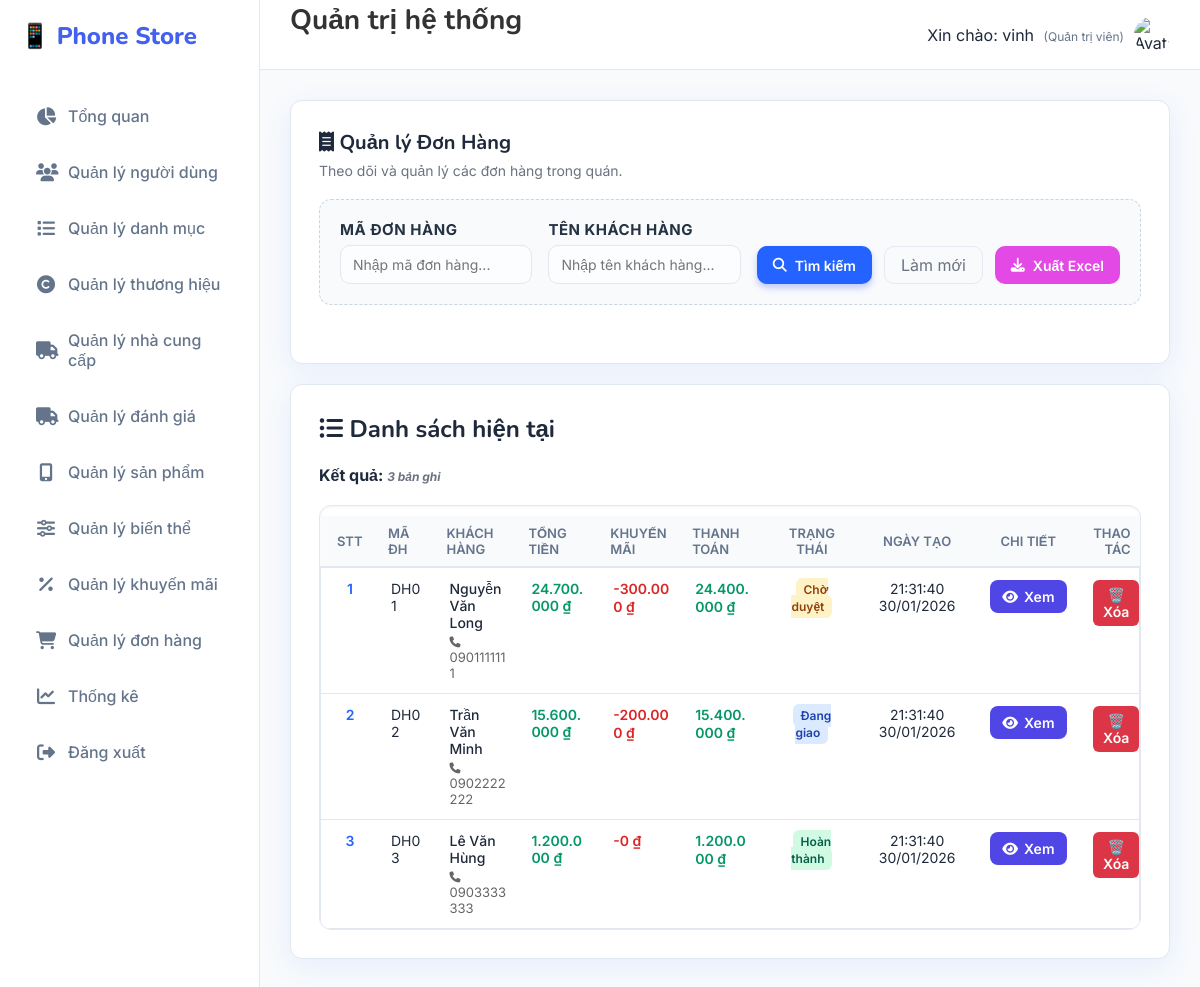
Page /Donhang/danhsach (signed in) on the committed database.
### tables this page shows
CREATE TABLE `don_hang` (
  `ma_don_hang` varchar(20) NOT NULL,
  `ma_user` varchar(20) NOT NULL,
  `ma_dia_chi` varchar(20) DEFAULT NULL,
  `ma_khuyen_mai` varchar(20) DEFAULT NULL,
  `tong_tien_hang` decimal(15,2) DEFAULT NULL,
  `thanh_toan` decimal(15,2) NOT NULL,
  `trang_thai_don_hang` enum('cho_duyet','dang_giao','hoan_thanh','da_huy') DEFAULT NULL,
  `ngay_tao` datetime DEFAULT current_timestamp()
);

CREATE TABLE `users` (
  `ma_user` varchar(20) NOT NULL,
  `ten_user` varchar(55) NOT NULL,
  `password` varchar(255) NOT NULL,
  `full_name` varchar(255) DEFAULT NULL,
  `email` varchar(55) DEFAULT NULL,
  `phan_quyen` enum('admin','khach_hang') NOT NULL DEFAULT 'khach_hang',
  `so_dien_thoai` varchar(20) DEFAULT NULL,
  `ngay_tao` datetime DEFAULT current_timestamp()
);

CREATE TABLE `dia_chi_giao_hang` (
  `ma_dia_chi` varchar(20) NOT NULL,
  `ma_user` varchar(20) NOT NULL,
  `ho_ten` varchar(255) DEFAULT NULL,
  `so_dien_thoai` varchar(20) DEFAULT NULL,
  `dia_chi` varchar(255) DEFAULT NULL,
  `mac_dinh` tinyint(1) DEFAULT 0
);

CREATE TABLE `khuyen_mai` (
  `ma_khuyen_mai` varchar(20) NOT NULL,
  `ten_khuyen_mai` varchar(255) DEFAULT NULL,
  `tien_khuyen_mai` decimal(15,2) DEFAULT NULL,
  `ngay_bat_dau` datetime DEFAULT NULL,
  `ngay_ket_thuc` datetime DEFAULT NULL,
  `trang_thai_khuyen_mai` enum('con','het') DEFAULT NULL
);

### MVC/Core/controller.php (called while the page is built, shortened)
<?php
class controller
{
    public function model($model)
    {
        return new $model;
    }
    public function view($view, $data = [])
    {
        include_once __DIR__ . '/../Views/' . $view . '.php';
    }
}

### MVC/Controllers/Donhang.php (called while the page is built, shortened)
<?php
class Donhang extends controller
{
    private $dh;
    function __construct()
    {
        $this->dh = $this->model("DonHang_m");
    }
    function danhsach()
    {
        $result = $this->dh->DonHang_getAll();
        $this->view('Master', [
            'page' => 'Danhsachdonhang_v',
            'dulieu' => $result
        ]);
    }
}

### MVC/Core/app.php (called while the page is built, shortened)
<?php
class app
{
    protected $action = "Get_data";
    function __construct()
    {
        $arr = $this->processURL();
        if ($arr != null) {
            if (file_exists(__DIR__ . '/../Controllers/' . $arr[0] . '.php')) {
                unset($arr[0]);
            }
        }
        $this->controller = new $this->controller;
        if (isset($arr[1])) {
            if (method_exists($this->controller, $arr[1])) {
                $this->action = $arr[1];
                unset($arr[1]);
            }
        }
        $this->param = $arr ? array_values($arr) : [];
        call_user_func_array([$this->controller, $this->action], $this->param);
    }
    function processURL()
    {
        if (isset($_GET['url'])) {
            return explode('/', filter_var(trim($_GET['url']), FILTER_DEFAULT));
        }
    }
}

### index.php (called while the page is built, shortened)
<?php
    $myapp = new app();
?>

### MVC/Core/connectDB.php (called while the page is built, shortened)
<?php
include_once __DIR__ . '/../../Public/Classes/TimezoneHelper.php';
class connectDB
{
    function __construct()
    {
        $this->con = mysqli_connect('localhost', 'root', '', 'phone_store_v2');
    }
}

### MVC/Models/DonHang_m.php (called while the page is built, shortened)
<?php
class DonHang_m extends connectDB
{
    function DonHang_getAll()
    {
        $sql = "SELECT dh.*, u.full_name, dc.ho_ten as ten_nguoi_nhan, dc.dia_chi, dc.so_dien_thoai , km.ten_khuyen_mai ,km.tien_khuyen_mai
                FROM don_hang dh
                LEFT JOIN users u ON dh.ma_user = u.ma_user
                LEFT JOIN dia_chi_giao_hang dc ON dh.ma_dia_chi = dc.ma_dia_chi
                LEFT JOIN khuyen_mai km ON dh.ma_khuyen_mai = km.ma_khuyen_mai
                ORDER BY dh.ngay_tao DESC";
        return mysqli_query($this->con, $sql);
    }
}

### Public/Classes/TimezoneHelper.php (called while the page is built, shortened)
<?php
class TimezoneHelper
{
    public static function formatForDisplay($datetime, $format = 'd/m/Y H:i:s')
    {
        $date = new DateTime($datetime);
        return $date->format($format);
    }
}

### MVC/Views/Pages/Danhsachdonhang_v.php (the view, shortened to what this page needs)
<!DOCTYPE html>
<html lang="vi">
<body>
    <div class="card">
        <div class="actions-top">
            <div>
                <h1><i class="fa-solid fa-receipt"></i> Quản lý Đơn Hàng</h1>
                <p class="lead">Theo dõi và quản lý các đơn hàng trong quán.</p>
            </div>
        </div>
        <form method="post" action="http://localhost/Banhang/Donhang/Timkiem" class="form-search"
            style="margin-bottom:30px;border:1px dashed #cbd5e1;padding:20px;border-radius:12px;background:#f8fafc">
            <div class="search-fields">
                <div>
                    <label for="searchId">Mã đơn hàng</label>
                    <input type="text" id="searchId" name="txtMadonhang" placeholder="Nhập mã đơn hàng..."
                        value="<?php echo isset($data['ma_don_hang']) ? htmlspecialchars($data['ma_don_hang']) : ''; ?>" />
                </div>
                <div>
                    <label for="searchName">Tên khách hàng</label>
                    <input type="text" id="searchName" name="txtTenkhachhang" placeholder="Nhập tên khách hàng..."
                        value="<?php echo isset($data['full_name']) ? htmlspecialchars($data['full_name']) : ''; ?>" />
                </div>
            </div>
            <div class="actions" style="margin-top:0;">
                <button type="submit" class="btn-primary" name="btnTim"><i class="fa-solid fa-search"></i> Tìm
                    kiếm</button>
                <a href="http://localhost/Banhang/Donhang/danhsach" class="btn-ghost">Làm mới</a>
                <button type="submit" name="btnXuatexcel" class="btn-excel">
                    <i class="fa-solid fa-solid fa-download"></i> Xuất Excel
                </button>
            </div>
        </form>
    </div>
    <div class="card">
        <h2><i class="fa-solid fa-list-ul"></i> Danh sách hiện tại</h2>
        <?php
        if (isset($data['dulieu'])) {
            if (is_object($data['dulieu'])) {
                $count = mysqli_num_rows($data['dulieu']);
                mysqli_data_seek($data['dulieu'], 0);
            } else {
                $count = 0;
            }
        ?>
        <div style="margin:10px 0">
            <strong>Kết quả: <span id="resultCount" class="hint"></span></strong>
        </div>
        <div class="table-container">
            <table>
                <thead>
                    <tr>
                        <th>STT</th>
                        <th>Mã ĐH</th>
                        <th>Khách hàng</th>
                        <th>Tổng tiền</th>
                        <th>Khuyến mãi</th>
                        <th>Thanh toán</th>
                        <th>Trạng thái</th>
                        <th>Ngày tạo</th>
                        <th>Chi tiết</th>
                        <th style="text-align:right">Thao tác</th>
                    </tr>
                </thead>
                <tbody id="dhBody">
                    <?php
                        if ($count > 0) {
                            $serial = 1;
                            while ($row = mysqli_fetch_array($data['dulieu'])) {
                        ?>
                    <tr>
                        <td><span style="font-weight:600;color:var(--accent)"><?php echo $serial++; ?></span></td>
                        <td><?php echo htmlspecialchars($row['ma_don_hang']) ?></td>
                        <td>
                            <div style="font-weight: 500;">
                                <?php echo htmlspecialchars($row['full_name']) ?>
                            </div>
                            <div style="font-size: 13px; color: #666; margin-top: 2px;">
                                <i class="fa-solid fa-phone" style="font-size: 11px;"></i>
                                <?php echo htmlspecialchars($row['so_dien_thoai'] ?? 'Không có SĐT') ?>
                            </div>
                        </td>
                        <td><span class="currency"><?php echo number_format($row['tong_tien_hang'], 0, ',', '.') ?>
                                ₫</span>
                        </td>
                        <td><span
                                class="currency discount">-<?php echo number_format($row['tien_khuyen_mai'] ?? 0, 0, ',', '.') ?>
                                ₫</span></td>
                        <td><span
                                class="currency"><?php echo number_format($row['tong_tien_hang'] - ($row['tien_khuyen_mai'] ?? 0), 0, ',', '.') ?>
                                ₫</span></td>
                        <td>
                            <?php
                            $status = $row['trang_thai_don_hang'];
                            switch($status) {
                                case 'cho_duyet':
                                    $bg = '#fef3c7';
                                    $color = '#92400e';
                                    $label = 'Chờ duyệt';
                                    break;
                                case 'dang_giao':
                                    $bg = '#dbeafe';
                                    $color = '#1e40af';
                                    $label = 'Đang giao';
                                    break;
                                case 'hoan_thanh':
                                    $bg = '#d1fae5';
                                    $color = '#065f46';
                                    $label = 'Hoàn thành';
                                    break;
                            }
                            ?>
                            <span style="background:<?= $bg ?>; color:<?= $color ?>; padding:4px 8px; border-radius:6px; font-size:12px; font-weight:600">
                                <?= $label ?>
                            </span>
                        </td>
                        <td><?php echo isset($row['ngay_tao']) ? htmlspecialchars(TimezoneHelper::formatForDisplay($row['ngay_tao'], 'H:i:s d/m/Y')) : '' ?>
                        </td>
                        <td>
                            <button class="detail-btn" onclick="showOrderDetails('<?php echo $row['ma_don_hang']; ?>')">
                                <i class="fa-solid fa-eye"></i> Xem
                            </button>
                        </td>
                        <td style="text-align:right">
                            <a href="http://localhost/Banhang/Donhang/xoa/<?php echo urlencode($row['ma_don_hang']) ?>"
                                onclick="return confirm('Bạn có chắc chắn muốn xoá không?')"><button
                                    class="btn-delete">🗑️
                                    Xóa</button></a>
                        </td>
                    </tr>
                    <?php }
                        } ?>
                </tbody>
            </table>
        </div>
        <?php } ?>
    </div>
</body>
</html>

### rows in the picture
don_hang: ma_don_hang "DH01", ma_user.full_name "Nguyễn Văn Long", ma_dia_chi.so_dien_thoai "0901111111", tong_tien_hang "24.700.000", ma_khuyen_mai.tien_khuyen_mai "300.000", $row['tong_tien_hang']-($row['tien_khuyen_mai']??0) "24.400.000", trang_thai_don_hang "Chờ duyệt", ngay_tao "21:31:40 30/01/2026"
don_hang: ma_don_hang "DH02", ma_user.full_name "Trần Văn Minh", ma_dia_chi.so_dien_thoai "0902222222", tong_tien_hang "15.600.000", ma_khuyen_mai.tien_khuyen_mai "200.000", $row['tong_tien_hang']-($row['tien_khuyen_mai']??0) "15.400.000", trang_thai_don_hang "Đang giao", ngay_tao "21:31:40 30/01/2026"
don_hang: ma_don_hang "DH03", ma_user.full_name "Lê Văn Hùng", ma_dia_chi.so_dien_thoai "0903333333", tong_tien_hang "1.200.000", tien_khuyen_mai "0", tien_khuyen_mai "1.200.000", trang_thai_don_hang "Hoàn thành", ngay_tao "21:31:40 30/01/2026"

### other values in the picture
$_SESSION['user_name'] "vinh"
